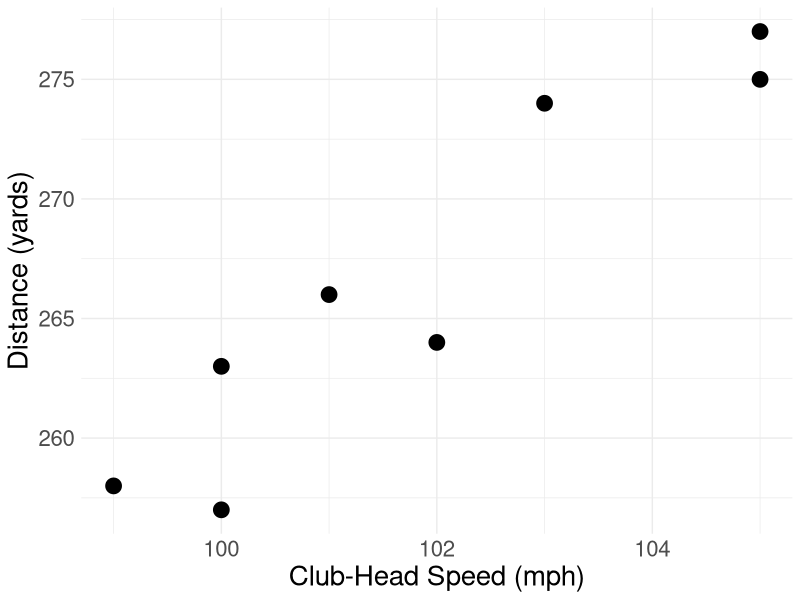
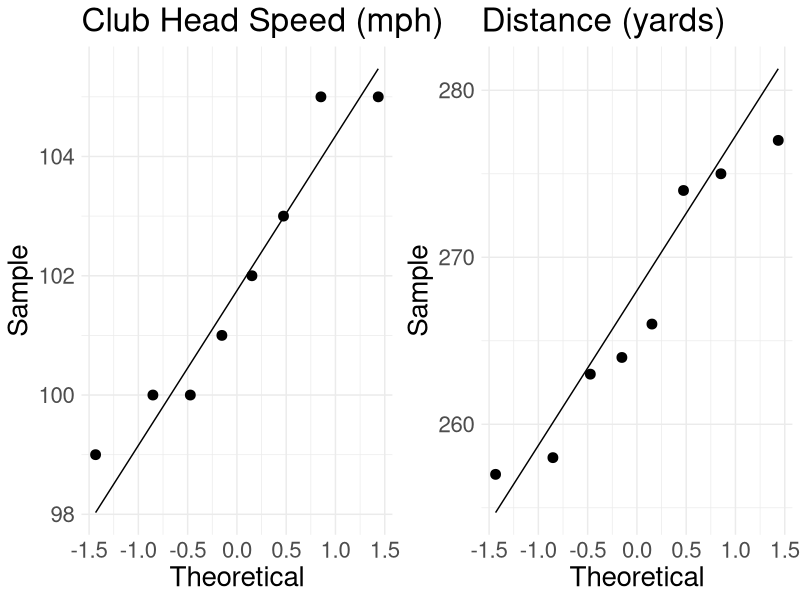

These charts were generated, in order, by the following R code:
library(tidyverse)
library(ggpubr)

# create data
x <- c(100, 102, 103, 101, 105, 100, 99, 105)
y <- c(257, 264, 274, 266, 277, 263, 258, 275)
data <- tibble(x, y)

# find Spearman's correlation
# specify Spearman's in the method = 
cor(x, y, method = "spearman")

# scatterplot of data
ggplot(data, aes(x = x, y = y)) + 
  geom_point(size=5) +
  ylab("Distance (yards)") +
  xlab("Club-Head Speed (mph)") +
  theme_minimal() +
  theme(text = element_text(size=20))

# check normality assumption on Pearson's
clubhead <- ggplot(data, aes(sample = x)) +
  stat_qq(size=3) +
  stat_qq_line() +
  theme_minimal() +
  xlab("Theoretical") +
  ylab("Sample") +
  ggtitle("Club Head Speed (mph)") +
  theme(text = element_text(size=20))

distance <- ggplot(data, aes(sample = y)) +
  stat_qq(size=3) +
  stat_qq_line() +
  theme_minimal() +
  xlab("Theoretical") +
  ylab("Sample") +
  ggtitle("Distance (yards)") +
  theme(text = element_text(size=20))

ggarrange(clubhead, distance, ncol=2, nrow=1)
